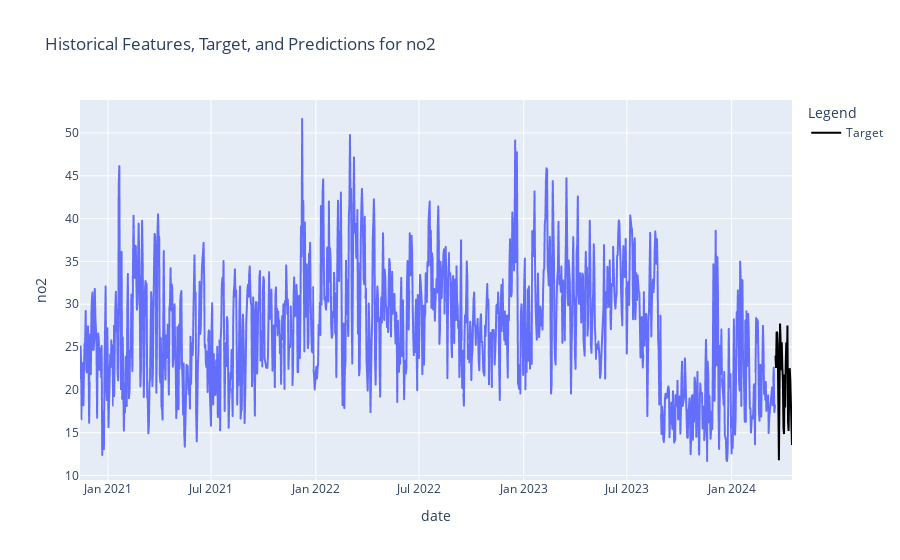

Here is the notebook cell this chart was saved with:
### Code cell
from plot import plot_one_sample
plot_one_sample(features, target, 'no2')

### Figure 1 — Plotly figure (JSON) as saved in the notebook; plotly's stock layout.template omitted (floating-point values rounded to 4 significant figures; data arrays with more than 128 entries replaced by an {"elided": "..."} marker saying what was removed)
{"data": [{"hovertemplate": "date=%{x}<br>no2=%{y}<extra></extra>", "legendgroup": "", "line": {"color": "#636efa", "dash": "solid"}, "marker": {"symbol": "circle"}, "mode": "lines", "name": "Historical Features", "showlegend": false, "type": "scattergl", "x": {"elided": "1221 str values"}, "xaxis": "x", "y": {"elided": "1221 float values"}, "yaxis": "y"}, {"line": {"color": "black"}, "mode": "lines", "name": "Target", "type": "scatter", "x": ["2024-03-18T00:00:00", "2024-03-19T00:00:00", "2024-03-20T00:00:00", "2024-03-21T00:00:00", "2024-03-22T00:00:00", "2024-03-23T00:00:00", "2024-03-24T00:00:00", "2024-03-25T00:00:00", "2024-03-26T00:00:00", "2024-03-27T00:00:00", "2024-03-28T00:00:00", "2024-03-29T00:00:00", "2024-03-30T00:00:00", "2024-03-31T00:00:00", "2024-04-01T00:00:00", "2024-04-02T00:00:00", "2024-04-03T00:00:00", "2024-04-04T00:00:00", "2024-04-05T00:00:00", "2024-04-06T00:00:00", "2024-04-07T00:00:00", "2024-04-08T00:00:00", "2024-04-09T00:00:00", "2024-04-10T00:00:00", "2024-04-11T00:00:00", "2024-04-12T00:00:00", "2024-04-13T00:00:00", "2024-04-14T00:00:00", "2024-04-15T00:00:00", "2024-04-16T00:00:00"], "y": [23.99, 22.57, 26.78, 26.7, 25.35, 13.11, 11.79, 19.19, 27.76, 25.78, 22.29, 25.55, 22.83, 21.02, 15.59, 14.85, 21.79, 17.96, 23.04, 25.53, 22.09, 27.51, 16.39, 15.21, 19.26, 22.54, 21.2, 16.92, 16.59, 13.58]}], "layout": {"legend": {"title": {"text": "Legend"}, "tracegroupgap": 0}, "title": {"text": "Historical Features, Target, and Predictions for no2"}, "xaxis": {"anchor": "y", "domain": [0, 1], "title": {"text": "date"}}, "yaxis": {"anchor": "x", "domain": [0, 1], "title": {"text": "no2"}}}}
